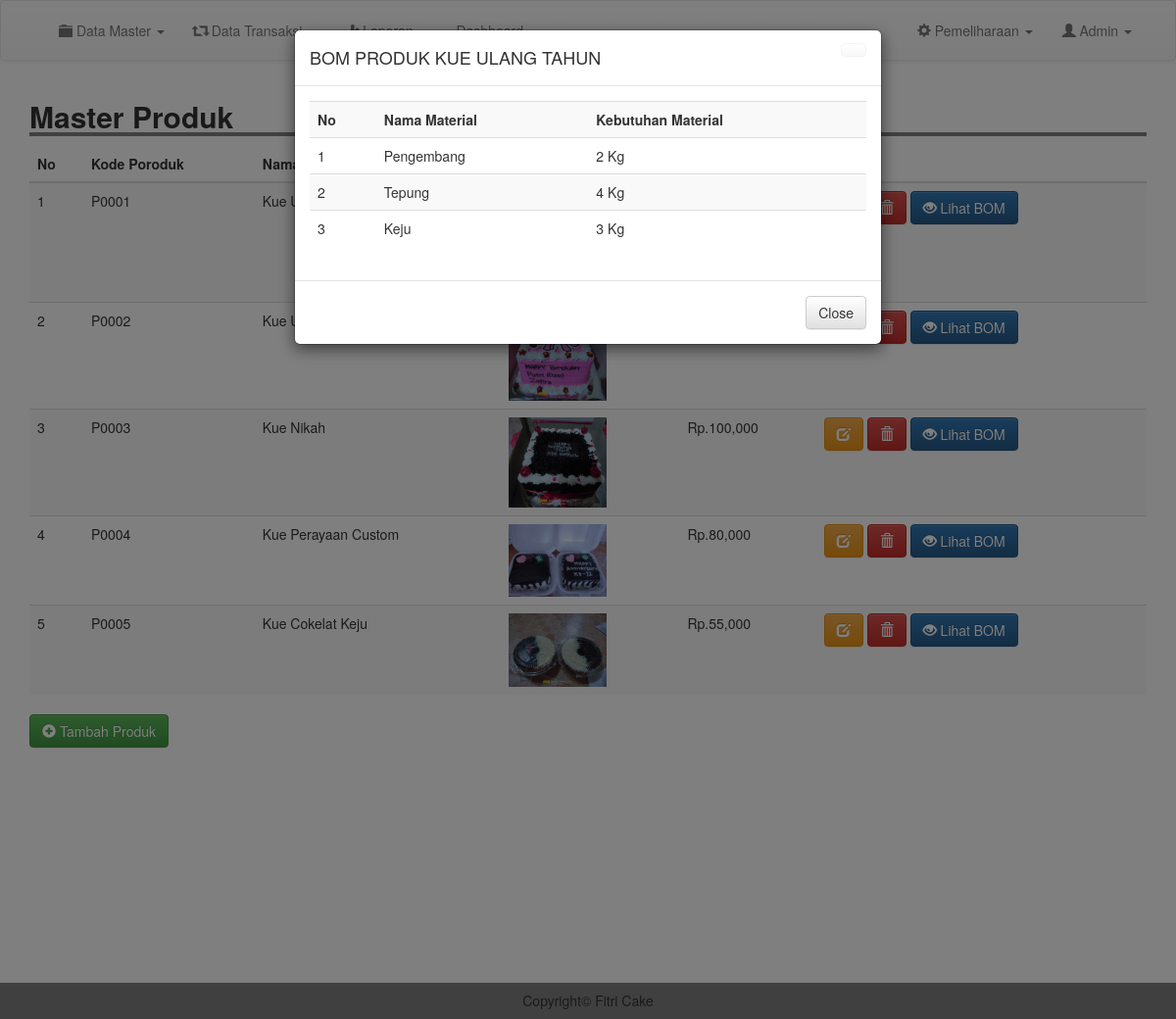
The app's page /admin/bom.php?kode=P0001 (signed in) with its own data.
### tables this page shows
CREATE TABLE `produk` (
  `kode_produk` varchar(100) NOT NULL,
  `nama` varchar(100) NOT NULL,
  `image` text NOT NULL,
  `deskripsi` text NOT NULL,
  `harga` int(11) NOT NULL
);

CREATE TABLE `bom_produk` (
  `kode_bom` varchar(100) NOT NULL,
  `kode_bk` varchar(100) NOT NULL,
  `kode_produk` varchar(100) NOT NULL,
  `nama_produk` varchar(200) NOT NULL,
  `kebutuhan` varchar(200) NOT NULL
);

CREATE TABLE `inventory` (
  `kode_bk` varchar(100) NOT NULL,
  `nama` varchar(200) NOT NULL,
  `qty` varchar(200) NOT NULL,
  `satuan` varchar(200) NOT NULL,
  `harga` int(11) NOT NULL,
  `tanggal` date NOT NULL
);

### admin/bom.php (the view, shortened to what this page needs)
<?php
include 'header.php';
$kode = $_GET['kode'];
$pr = mysqli_query($conn, "SELECT * FROM produk where kode_produk = '$kode'");
$tam = mysqli_fetch_assoc($pr);
?>
<div class="container">
	<h2 style=" width: 100%; border-bottom: 4px solid gray"><b>Master Produk</b></h2>
		<table class="table table-striped">
			<thead>
				<tr>
					<th scope="col">No</th>
					<th scope="col">Kode Poroduk</th>
					<th scope="col">Nama Produk</th>
					<th scope="col">Image</th>
					<th scope="col">Harga</th>
					<th scope="col">Action</th>
				</tr>
			</thead>
			<tbody>
				<?php
				$result = mysqli_query($conn, "SELECT * FROM produk");
				$no =1;
				while ($row = mysqli_fetch_assoc($result)) {
				?>
					<tr>
						<td ><?= $no; ?></td>
						<td><?= $row['kode_produk']; ?></td>
						<td><?= $row['nama'];  ?></td>
						<td><img src="../image/produk/<?= $row['image']; ?>" width="100"></td>
						<td>Rp.<?= number_format($row['harga' ]);  ?></td>
						<td><a href="edit_produk.php?kode=<?= $row['kode_produk']; ?>" class="btn btn-warning"><i class="glyphicon glyphicon-edit"></i> </a> <a href="proses/del_produk.php?kode=<?= $row['kode_produk']; ?>" class="btn btn-danger"><i class="glyphicon glyphicon-trash"></i> </a> <a href="bom.php?bom=" type="submit" class="btn btn-primary"><i class="glyphicon glyphicon-eye-open"></i> Lihat BOM</button></td>
					</tr>
				<?php
					$no++;
					}
				 ?>
				</tbody>
			</table>
		<a href="tm_produk.php" class="btn btn-success"><i class="glyphicon glyphicon-plus-sign"></i> Tambah Produk</a>
	</div>
<button type="hidden" data-toggle="modal" data-target="#myModal" id="btn" style="background-color: #fff; border: #fff;">
</button>
	<div class="modal fade" id="myModal" tabindex="-1" role="dialog" aria-labelledby="myModalLabel">
		<div class="modal-dialog" role="document">
			<div class="modal-content">
				<div class="modal-header">
						<a href="m_produk.php" class="btn btn-default close"></a>
					<h4 class="modal-title" id="myModalLabel">BOM PRODUK <?= strtoupper($tam['nama']); ?></h4>
				</div>
				<div class="modal-body">
					<table class="table table-striped">
						<tr>
						<th>No</th>
						<th>Nama Material</th>
						<th>Kebutuhan Material</th>
						</tr>
<?php
	$result1 = mysqli_query($conn, "SELECT i.nama as nama, b.kebutuhan as jml, i.satuan as satu FROM bom_produk b JOIN inventory i on b.kode_bk=i.kode_bk where b.kode_produk = '$kode' ");
$no = 1;
	while ($row1 = mysqli_fetch_assoc($result1)) {
 ?>
						<tr>
							<td><?= $no; ?></td>
							<td><?= $row1['nama']; ?></td>
							<td><?= $row1['jml']." ".$row1['satu']; ?></td>
						</tr>
<?php
$no++;
}
 ?>
					</table>
				</div>
				<div class="modal-footer">
					<a href="m_produk.php" class="btn btn-default">Close</a>
				</div>
			</div>
		</div>
	</div>
	<br>
	<br>
	<br>
	<br>
	<br>
	<br>
	<br>
	<br>
	<br>
	<br>
	<br>
	<br>
	<?php
	include 'footer.php';
	?>

### css/style.css (style rules this page uses)
body { margin:0; padding: 0; }

### records on screen
produk: kode_produk "P0001", nama "Kue…", nama "KUE ULANG TAHUN"
produk: kode_produk "P0002", nama "Kue…", image (picture)
produk: kode_produk "P0003", nama "Kue Nikah", image (picture), harga "100,000"
produk: kode_produk "P0004", nama "Kue Perayaan Custom", image (picture), harga "80,000"
produk: kode_produk "P0005", nama "Kue Cokelat Keju", image (picture), harga "55,000"
bom_produk: kode_bk.nama "Pengembang", kebutuhan "2", kode_bk.satuan "Kg"
bom_produk: kode_bk.nama "Tepung", kebutuhan "4", kode_bk.satuan "Kg"
bom_produk: kode_bk.nama "Keju", kebutuhan "3", kode_bk.satuan "Kg"
